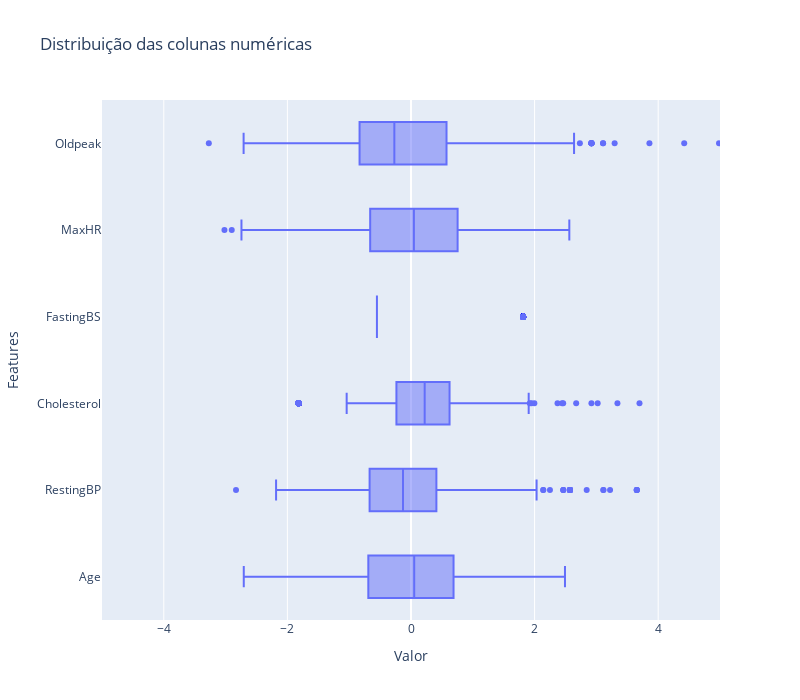

The notebook cell this image was saved under:
### Code cell
from sklearn.preprocessing import MinMaxScaler, StandardScaler
import plotly.express as px

numerical_df = df.select_dtypes(include=['int64', 'float64'])[['Age', 'RestingBP', 'Cholesterol', 'FastingBS', 'MaxHR', 'Oldpeak']]

# Perform Min-Max Scaling
standard_scaler = StandardScaler()
scaled_numerical_df_standard = standard_scaler.fit_transform(numerical_df)


scaled_numerical_df_standard = pd.DataFrame(scaled_numerical_df_standard, columns=numerical_df.columns)
# Create the horizontal box plot using Plotly Express
fig = px.box(scaled_numerical_df_standard, 
             orientation='h',
             title='Distribuição das colunas numéricas',
             labels={'variable': 'Features', 'value': 'Valor'})

# Show the plot

max_value_xaxis = 5  # Set the maximum value as per your requirement
fig.update_xaxes(range=[-max_value_xaxis, max_value_xaxis])
fig.update_layout(width=800, height=700)
fig.show()

### Figure 1 — Plotly figure (JSON) as saved in the notebook; plotly's stock layout.template omitted (floating-point values rounded to 4 significant figures; data arrays with more than 128 entries replaced by an {"elided": "..."} marker saying what was removed)
{"data": [{"alignmentgroup": "True", "hovertemplate": "Valor=%{x}<br>Features=%{y}<extra></extra>", "legendgroup": "", "marker": {"color": "#636efa"}, "name": "", "notched": false, "offsetgroup": "", "orientation": "h", "showlegend": false, "type": "box", "x": {"elided": "5508 float values"}, "x0": " ", "xaxis": "x", "y": {"elided": "5508 str values"}, "y0": " ", "yaxis": "y"}], "layout": {"boxmode": "group", "height": 700, "legend": {"tracegroupgap": 0}, "title": {"text": "Distribuição das colunas numéricas"}, "width": 800, "xaxis": {"anchor": "y", "domain": [0, 1], "range": [-5, 5], "title": {"text": "Valor"}}, "yaxis": {"anchor": "x", "domain": [0, 1], "title": {"text": "Features"}}}}
